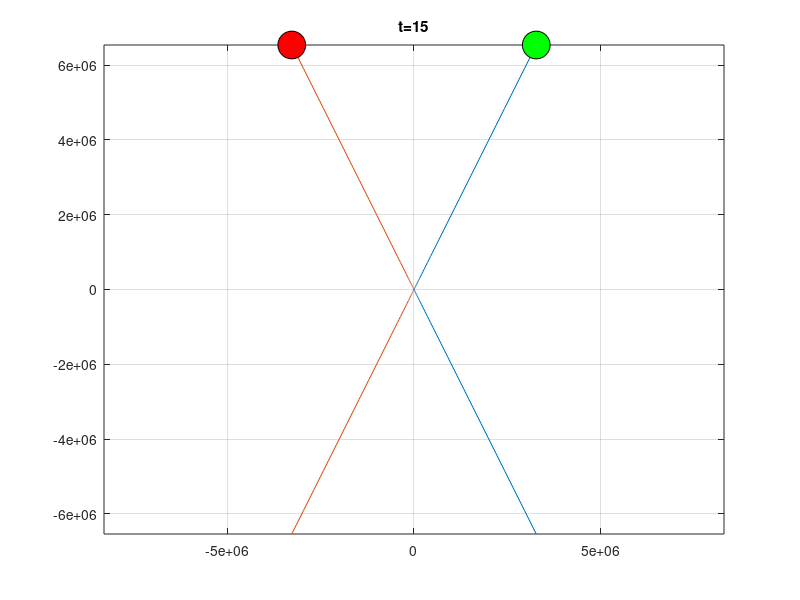

Write the MATLAB code that produced this figure. (Note: this script raises an error after producing the figure.)
% TODO
% Find the parametric  of the curve:x^2/4-(y+2)^2/16
% Make animation to show that the coordinates of the point depend on t

% Parametr
t = [-15:0.1:15];

% Parametric view
x = 2*cosh(t);
x0 = -2*cosh(t);
y = -2+4*sinh(t);

plot(x,y); hold on; 
plot(x0,y); grid on;
axis equal; 
p1 = plot(x(1), y(1), 'ko', 'MarkerSize', 20, 'MarkerFaceColor', 'g');
p2 = plot(x0(1), y(1), 'ko', 'MarkerSize', 20, 'MarkerFaceColor', 'r');

% Animation
for i=1:2*length(x)
     set(p1, 'XData', x(i), 'YData', y(i))
     title(['t=' num2str(t(i))]);
     pause(0.00005)
     set(p2, 'XData', x0(i), 'YData', y(i))
     pause(0.00005)
end
